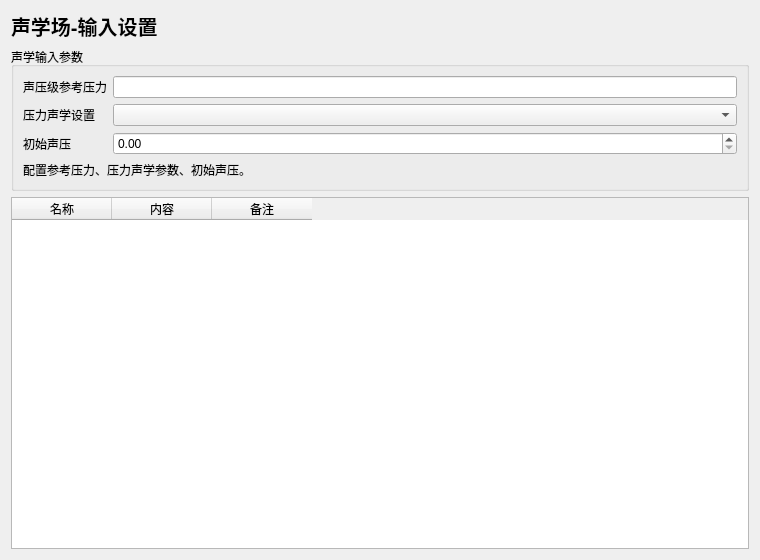
<?xml version="1.0" encoding="UTF-8"?>
<ui version="4.0">
 <class>AcousticInputWidget</class>
 <widget class="QWidget" name="AcousticInputWidget">
  <property name="geometry">
   <rect><x>0</x><y>0</y><width>760</width><height>560</height></rect>
  </property>
  <layout class="QVBoxLayout" name="verticalLayout">
   <item>
    <widget class="QLabel" name="titleLabel">
     <property name="styleSheet"><string notr="true">font-size: 20px; font-weight: 700;</string></property>
     <property name="text"><string>声学场-输入设置</string></property>
    </widget>
   </item>
   <item>
    <widget class="QGroupBox" name="mainGroupBox">
     <property name="title"><string>声学输入参数</string></property>
     <layout class="QFormLayout" name="formLayout">
      <item row="0" column="0"><widget class="QLabel" name="labelA"><property name="text"><string>声压级参考压力</string></property></widget></item>
      <item row="0" column="1"><widget class="QLineEdit" name="lineEditA"/></item>
      <item row="1" column="0"><widget class="QLabel" name="labelB"><property name="text"><string>压力声学设置</string></property></widget></item>
      <item row="1" column="1"><widget class="QComboBox" name="comboBoxB"/></item>
      <item row="2" column="0"><widget class="QLabel" name="labelC"><property name="text"><string>初始声压</string></property></widget></item>
      <item row="2" column="1"><widget class="QDoubleSpinBox" name="doubleSpinBoxC"/></item>
      <item row="3" column="0" colspan="2">
       <widget class="QLabel" name="descLabel">
        <property name="wordWrap"><bool>true</bool></property>
        <property name="text"><string>配置参考压力、压力声学参数、初始声压。</string></property>
       </widget>
      </item>
     </layout>
    </widget>
   </item>
   <item>
    <widget class="QTableWidget" name="tableWidget">
     <column><property name="text"><string>名称</string></property></column>
     <column><property name="text"><string>内容</string></property></column>
     <column><property name="text"><string>备注</string></property></column>
    </widget>
   </item>
  </layout>
 </widget>
 <resources/>
 <connections/>
</ui>
